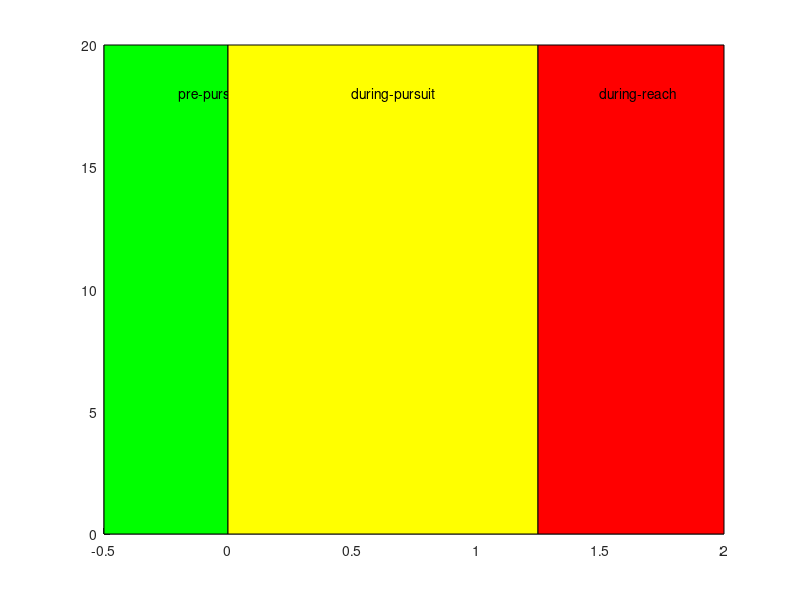

MATLAB code for this plot: (Note: this script raises an error after producing the figure.)
clf
hold on
rectangle('Position',[-.5 0 .5 20],'facecolor','g')
text(-.2,18,'pre-pursuit')
rectangle('Position',[0 0 1.25 20],'facecolor','y')
text(.5,18,'during-pursuit')
rectangle('Position',[1.25 0 .75 20],'facecolor','r')
text(1.5,18,'during-reach')

subplot 121
hold on
rectangle('Position',[-.5 0 .5 20],'facecolor','g')
text(-.2,18,'pre-pursuit')
rectangle('Position',[0 0 1.25 20],'facecolor','y')
text(.5,18,'during-pursuit')
rectangle('Position',[1.25 0 .75 20],'facecolor','r')
text(1.5,18,'during-reach')
S = squeeze(mean(median(mean(Spect{3}(:,:,1:80,1:6),4))));
z = abs(Eye_x+i*Eye_y);
[ax,h1,h2] = plotyy(t,mean(z,2),Axis{3}.time,S);
set(ax(1),'xlim',[-.2 2],'ylim',[0 12])
set(ax(2),'xlim',[-.2 2],'ylim',[1 4]*1e-5)
set(h1,'linewidth',3)
set(h2,'linewidth',3)

xlabel('time w.r.t. pursuit onset (s)')
title('Low Freq (0~10) Hz','fontsize',14)

subplot 122
hold on
rectangle('Position',[-.5 0 .5 20],'facecolor','g')
text(-.2,18,'pre-pursuit')
rectangle('Position',[0 0 1.25 20],'facecolor','y')
text(.5,18,'during-pursuit')
rectangle('Position',[1.25 0 .75 20],'facecolor','r')
text(1.5,18,'during-reach')
S = squeeze(mean(median(mean(Spect{3}(:,:,1:80,12:17),4))));
z = abs(Eye_x+i*Eye_y);
[ax,h1,h2] = plotyy(t,mean(z,2),Axis{3}.time,S);
set(ax(1),'xlim',[-.2 2],'ylim',[0 12])
set(ax(2),'xlim',[-.2 2])
set(h1,'linewidth',3)
set(h2,'linewidth',3)

xlabel('time w.r.t. pursuit onset (s)')
title('Mid Freq (20~30) Hz','fontsize',14)